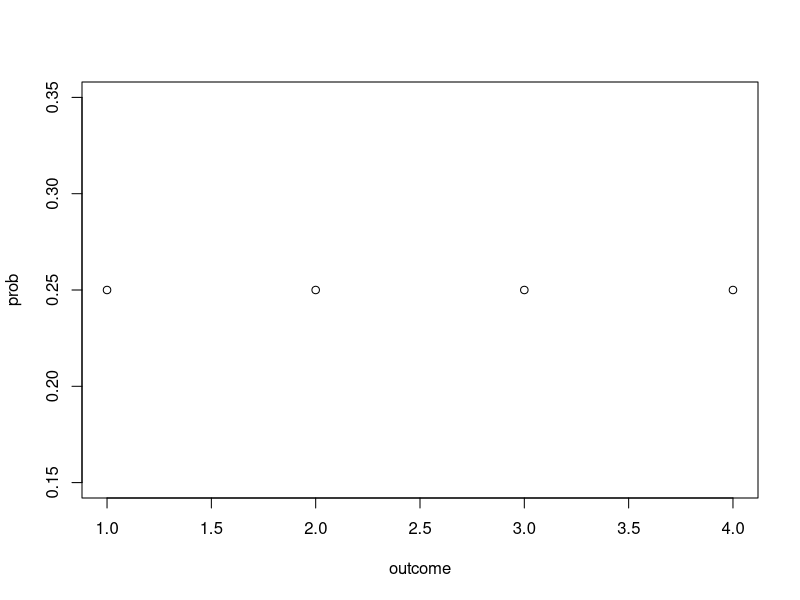
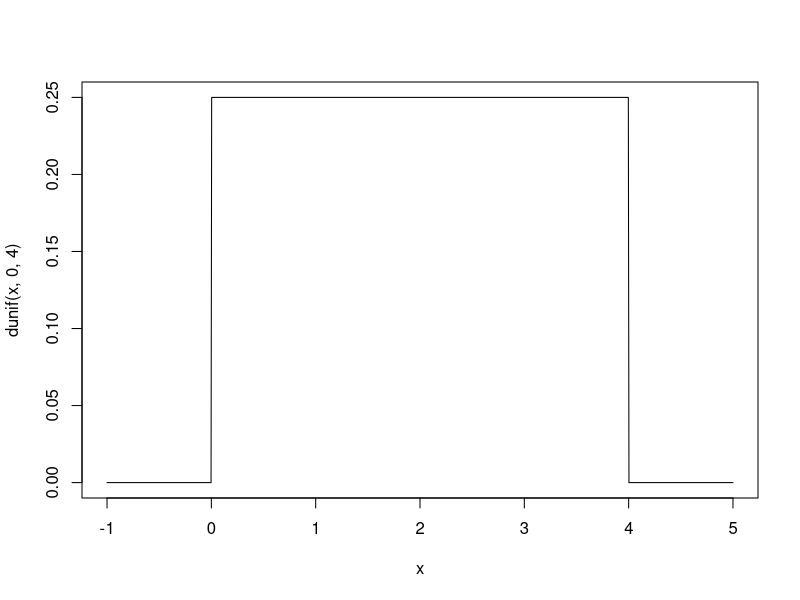
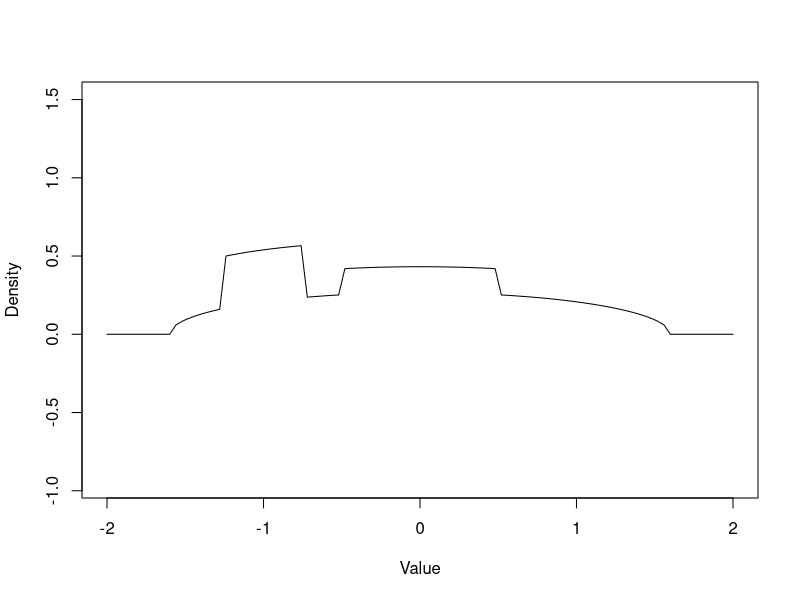

The R source for these figures, in order:
## ---- chunk 1
outcome = seq(1, 4)
prob = rep(0.25, 4)
plot(outcome, prob)
## ---- chunk 2
curve(dunif(x, 0, 4), -1, 5, n = 1000)
## ---- chunk 3
runif(10, -1, 1)
## ---- chunk 4
dplat = function(x) {
  y = numeric(length(x))
  i = -1.6 < x & x < 1.6
  y[i] = sqrt(2.56 - x[i]^2) + dunif(x[i], -1.25, -0.75) +
    dunif(x[i], -0.5, 0.5)

  y / 6.021239
}

curve(dplat, -2, 2, xlab = "Value", ylab = "Density", asp = 1)
